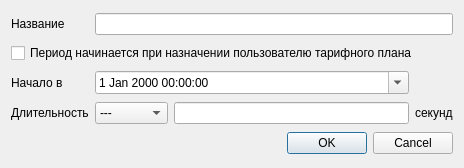
<?xml version="1.0" encoding="UTF-8"?>
<ui version="4.0">
 <class>Dialog</class>
 <widget class="QDialog" name="Dialog">
  <property name="geometry">
   <rect>
    <x>0</x>
    <y>0</y>
    <width>464</width>
    <height>168</height>
   </rect>
  </property>
  <property name="windowTitle">
   <string>Редактирование расчётного периода</string>
  </property>
  <layout class="QGridLayout" name="gridLayout">
   <item row="0" column="0">
    <widget class="QLabel" name="name_label">
     <property name="text">
      <string>Название</string>
     </property>
     <property name="buddy">
      <cstring>name_edit</cstring>
     </property>
    </widget>
   </item>
   <item row="0" column="1" colspan="3">
    <widget class="QLineEdit" name="name_edit"/>
   </item>
   <item row="1" column="0" colspan="4">
    <widget class="QCheckBox" name="autostart_checkbox">
     <property name="text">
      <string>Период начинается при назначении пользователю тарифного плана</string>
     </property>
    </widget>
   </item>
   <item row="2" column="0">
    <widget class="QLabel" name="start_label">
     <property name="text">
      <string>Начало в</string>
     </property>
     <property name="buddy">
      <cstring>datetime_edit</cstring>
     </property>
    </widget>
   </item>
   <item row="2" column="1" colspan="2">
    <widget class="QDateTimeEdit" name="datetime_edit">
     <property name="frame">
      <bool>true</bool>
     </property>
     <property name="currentSection">
      <enum>QDateTimeEdit::DaySection</enum>
     </property>
     <property name="calendarPopup">
      <bool>true</bool>
     </property>
    </widget>
   </item>
   <item row="3" column="0">
    <widget class="QLabel" name="length_label">
     <property name="text">
      <string>Длительность</string>
     </property>
     <property name="buddy">
      <cstring>length_edit</cstring>
     </property>
    </widget>
   </item>
   <item row="3" column="1">
    <widget class="QComboBox" name="length_edit">
     <item>
      <property name="text">
       <string>---</string>
      </property>
     </item>
     <item>
      <property name="text">
       <string>Сутки</string>
      </property>
     </item>
     <item>
      <property name="text">
       <string>Неделя</string>
      </property>
     </item>
     <item>
      <property name="text">
       <string>Месяц</string>
      </property>
     </item>
     <item>
      <property name="text">
       <string>Год</string>
      </property>
     </item>
    </widget>
   </item>
   <item row="3" column="2">
    <widget class="QLineEdit" name="length_seconds_edit"/>
   </item>
   <item row="3" column="3">
    <widget class="QLabel" name="seconds_label">
     <property name="text">
      <string>секунд</string>
     </property>
     <property name="buddy">
      <cstring>length_seconds_edit</cstring>
     </property>
    </widget>
   </item>
   <item row="4" column="0" colspan="4">
    <widget class="QDialogButtonBox" name="buttonBox">
     <property name="orientation">
      <enum>Qt::Horizontal</enum>
     </property>
     <property name="standardButtons">
      <set>QDialogButtonBox::Cancel|QDialogButtonBox::Ok</set>
     </property>
    </widget>
   </item>
  </layout>
 </widget>
 <tabstops>
  <tabstop>name_edit</tabstop>
  <tabstop>autostart_checkbox</tabstop>
  <tabstop>datetime_edit</tabstop>
  <tabstop>length_edit</tabstop>
  <tabstop>length_seconds_edit</tabstop>
  <tabstop>buttonBox</tabstop>
 </tabstops>
 <resources/>
 <connections>
  <connection>
   <sender>buttonBox</sender>
   <signal>accepted()</signal>
   <receiver>Dialog</receiver>
   <slot>accept()</slot>
   <hints>
    <hint type="sourcelabel">
     <x>229</x>
     <y>130</y>
    </hint>
    <hint type="destinationlabel">
     <x>157</x>
     <y>144</y>
    </hint>
   </hints>
  </connection>
  <connection>
   <sender>buttonBox</sender>
   <signal>rejected()</signal>
   <receiver>Dialog</receiver>
   <slot>reject()</slot>
   <hints>
    <hint type="sourcelabel">
     <x>297</x>
     <y>136</y>
    </hint>
    <hint type="destinationlabel">
     <x>286</x>
     <y>144</y>
    </hint>
   </hints>
  </connection>
 </connections>
</ui>
